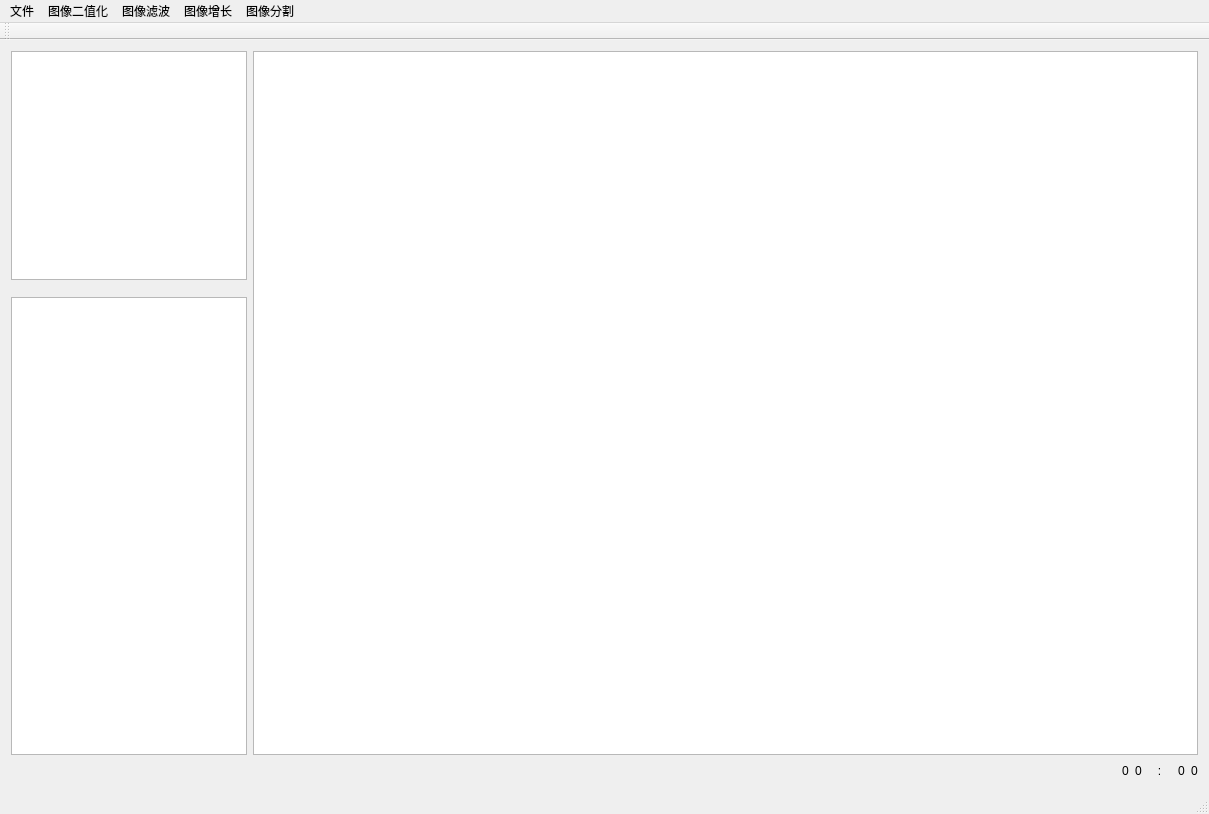
<?xml version="1.0" encoding="UTF-8"?>
<ui version="4.0">
 <class>IMAGEClass</class>
 <widget class="QMainWindow" name="IMAGEClass">
  <property name="geometry">
   <rect>
    <x>0</x>
    <y>0</y>
    <width>1209</width>
    <height>814</height>
   </rect>
  </property>
  <property name="windowTitle">
   <string>IMAGE</string>
  </property>
  <widget class="QWidget" name="centralWidget">
   <layout class="QGridLayout" name="gridLayout">
    <item row="0" column="0">
     <layout class="QVBoxLayout" name="verticalLayout_2">
      <item>
       <layout class="QHBoxLayout" name="horizontalLayout" stretch="1,4">
        <item>
         <layout class="QVBoxLayout" name="verticalLayout" stretch="20,1,40">
          <item>
           <widget class="QTreeView" name="treeView">
            <property name="editTriggers">
             <set>QAbstractItemView::DoubleClicked|QAbstractItemView::EditKeyPressed</set>
            </property>
           </widget>
          </item>
          <item>
           <spacer name="verticalSpacer">
            <property name="orientation">
             <enum>Qt::Vertical</enum>
            </property>
            <property name="sizeHint" stdset="0">
             <size>
              <width>20</width>
              <height>40</height>
             </size>
            </property>
           </spacer>
          </item>
          <item>
           <widget class="QTableView" name="tableView"/>
          </item>
         </layout>
        </item>
        <item>
         <widget class="QGraphicsView" name="graphicsView"/>
        </item>
       </layout>
      </item>
      <item>
       <layout class="QHBoxLayout" name="horizontalLayout_2">
        <item>
         <spacer name="horizontalSpacer">
          <property name="orientation">
           <enum>Qt::Horizontal</enum>
          </property>
          <property name="sizeHint" stdset="0">
           <size>
            <width>40</width>
            <height>20</height>
           </size>
          </property>
         </spacer>
        </item>
        <item>
         <widget class="QLabel" name="imagex">
          <property name="text">
           <string>0</string>
          </property>
         </widget>
        </item>
        <item>
         <widget class="QLabel" name="imagey">
          <property name="text">
           <string>0</string>
          </property>
         </widget>
        </item>
        <item>
         <widget class="QLabel" name="label">
          <property name="text">
           <string>   :   </string>
          </property>
         </widget>
        </item>
        <item>
         <widget class="QLabel" name="prox">
          <property name="text">
           <string>0</string>
          </property>
         </widget>
        </item>
        <item>
         <widget class="QLabel" name="proy">
          <property name="text">
           <string>0</string>
          </property>
         </widget>
        </item>
       </layout>
      </item>
     </layout>
    </item>
   </layout>
  </widget>
  <widget class="QMenuBar" name="menuBar">
   <property name="geometry">
    <rect>
     <x>0</x>
     <y>0</y>
     <width>1209</width>
     <height>18</height>
    </rect>
   </property>
   <widget class="QMenu" name="menuOpen">
    <property name="title">
     <string>文件</string>
    </property>
    <addaction name="actionOpen"/>
    <addaction name="actionsave"/>
   </widget>
   <widget class="QMenu" name="menuCalculate">
    <property name="title">
     <string>图像二值化</string>
    </property>
    <addaction name="actionGRAY"/>
   </widget>
   <widget class="QMenu" name="menuLaplace">
    <property name="title">
     <string>图像滤波</string>
    </property>
    <addaction name="actionLaplace"/>
    <addaction name="actionGuassian"/>
   </widget>
   <widget class="QMenu" name="menuImage_enhancement">
    <property name="title">
     <string>图像增长</string>
    </property>
    <addaction name="actionImage_linear_enhancement"/>
   </widget>
   <widget class="QMenu" name="menuSegmentation">
    <property name="title">
     <string>图像分割</string>
    </property>
    <addaction name="actionRegion_growing"/>
   </widget>
   <addaction name="menuOpen"/>
   <addaction name="menuCalculate"/>
   <addaction name="menuLaplace"/>
   <addaction name="menuImage_enhancement"/>
   <addaction name="menuSegmentation"/>
  </widget>
  <widget class="QToolBar" name="mainToolBar">
   <attribute name="toolBarArea">
    <enum>TopToolBarArea</enum>
   </attribute>
   <attribute name="toolBarBreak">
    <bool>false</bool>
   </attribute>
  </widget>
  <widget class="QStatusBar" name="statusBar"/>
  <action name="actionOpen">
   <property name="text">
    <string>打开文件</string>
   </property>
  </action>
  <action name="actionGRAY">
   <property name="text">
    <string>RGB2GRAY</string>
   </property>
  </action>
  <action name="actionLaplace">
   <property name="text">
    <string>拉普拉斯锐</string>
   </property>
  </action>
  <action name="actionImage_linear_enhancement">
   <property name="text">
    <string>图像线性增长</string>
   </property>
  </action>
  <action name="actionRegion_growing">
   <property name="text">
    <string>区域生长</string>
   </property>
  </action>
  <action name="actionGuassian">
   <property name="text">
    <string>高斯平滑</string>
   </property>
  </action>
  <action name="actionsave">
   <property name="text">
    <string>另存为</string>
   </property>
  </action>
 </widget>
 <layoutdefault spacing="6" margin="11"/>
 <resources>
  <include location="IMAGE.qrc"/>
 </resources>
 <connections/>
</ui>
